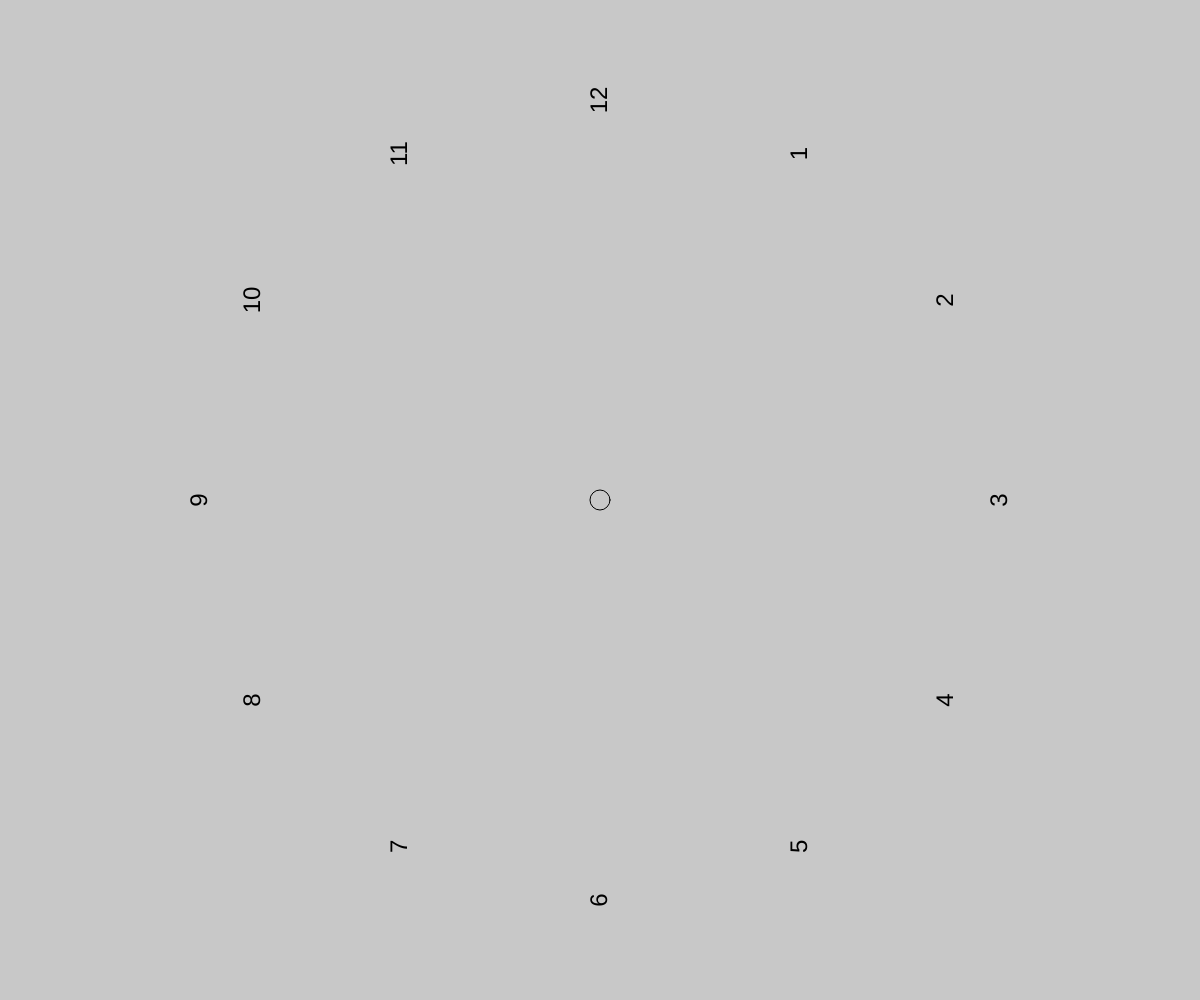
Frame 1 (no input)
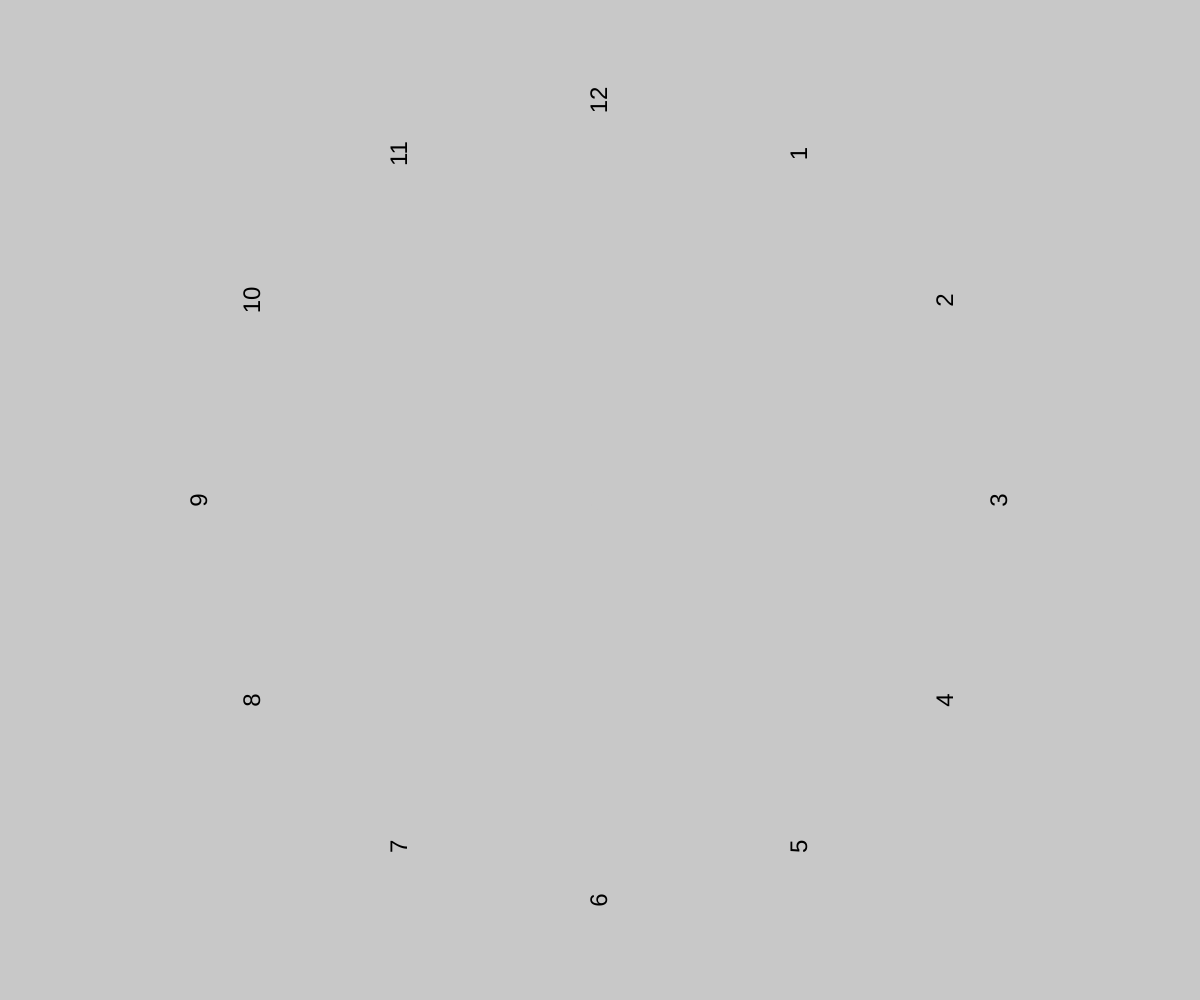
Frame 60 (no input)
Frame 120 (the mouse pressed at the canvas centre since frame 60): identical to frame 60, image omitted

The p5.js sketch that drew these frames (run headless with seeded random() and noise() and a simulated clock; from frame 60 on, the mouse is pressed at the canvas centre):

// p5.js sketch
// ── sketch.js
function setup() {
	createCanvas(windowWidth, windowHeight);
  }
  
  function draw() {
	background(200);
  
	translate(width / 2, height / 2);
  
	// Disegna il cerchio centrale
	fill(200);
	circle(0, 0, 20);
  
	// Disegna i numeri intorno al cerchio
	let radius = min(width, height) * 0.4; // Raggio del cerchio dei numeri
	textSize(24);
	textAlign(CENTER, CENTER);
	fill(0);
	noStroke();
  
	// Ruota il sistema di coordinate iniziale per posizionare il 12 in alto
	rotate(-HALF_PI);
  
	for (let i = 1; i <= 12; i++) {
	  let angle = map(i, 0, 12, 0, TWO_PI);
	  let numX = cos(angle) * radius;
	  let numY = sin(angle) * radius;
	  text(i, numX, numY);
	}
  }
  
